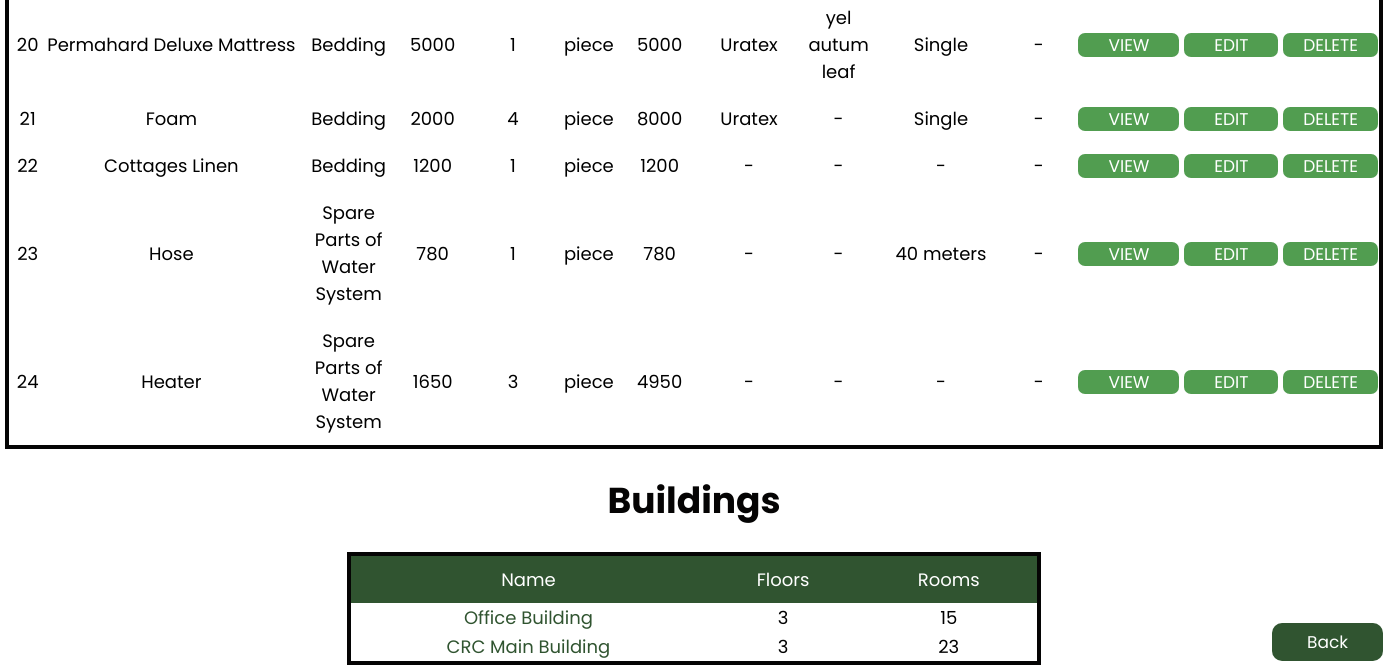
The page /inventory.php (signed in, lower part) on the database as committed earlier.
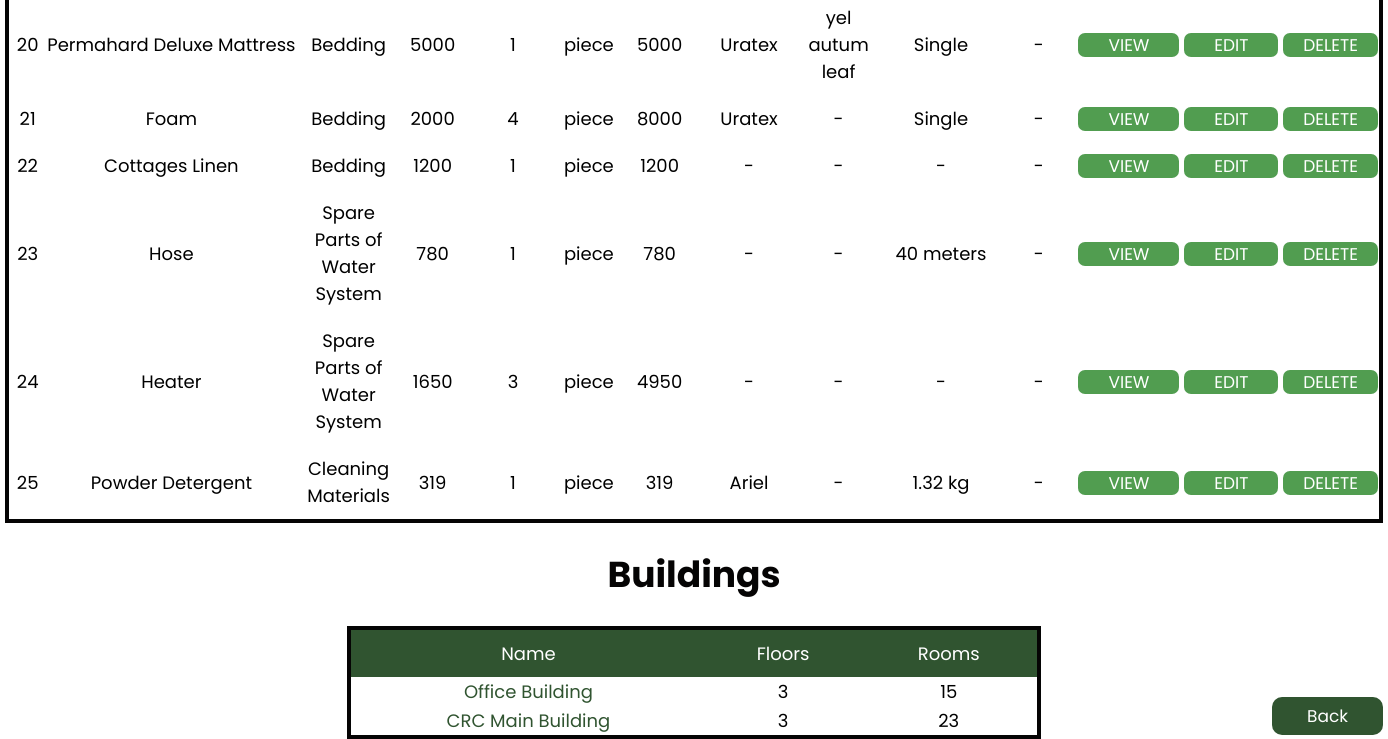
The same page on the database as committed later.
### tables this page shows
CREATE TABLE `inventory` (
  `id` int(10) NOT NULL AUTO_INCREMENT,
  `product_name` varchar(100) NOT NULL,
  `category` varchar(30) NOT NULL,
  `price` int(20) NOT NULL,
  `unit` varchar(20) NOT NULL,
  `quantity` int(11) NOT NULL,
  `condition_new` int(10) NOT NULL,
  `condition_good` int(10) NOT NULL,
  `condition_bad` int(10) NOT NULL,
  `brand` varchar(50) NOT NULL,
  `color` varchar(20) NOT NULL,
  `size` varchar(20) NOT NULL,
  `shape` varchar(20) NOT NULL,
  `life` varchar(20) NOT NULL,
  `total` int(20) NOT NULL,
  `user` varchar(100) NOT NULL,
  `date` date NOT NULL,
  `building` int(20) NOT NULL,
  `floor` int(11) NOT NULL,
  `room` int(20) NOT NULL,
  `remarks` varchar(1000) NOT NULL,
  PRIMARY KEY (`id`)
);

CREATE TABLE `building` (
  `id` int(20) NOT NULL AUTO_INCREMENT,
  `name` varchar(50) NOT NULL,
  PRIMARY KEY (`id`)
);

### display_items.php (the view, shortened to what this page needs)
<?php
include 'connect.php';
$search = isset($_GET['search']) ? $_GET['search'] : '';
$searchTerms = explode(' ', $search);
$searchConditions = array();
foreach ($searchTerms as $term) {
    $term = mysqli_real_escape_string($conn, $term);
    $searchConditions[] = "(inventory.product_name LIKE '%$term%'
                           OR inventory.category LIKE '%$term%'
                           OR inventory.brand LIKE '%$term%'
                           OR inventory.color LIKE '%$term%'
                           OR inventory.size LIKE '%$term%'
                           OR inventory.shape LIKE '%$term%')";
}
$whereClause = implode(" AND ", $searchConditions);
$order = isset($_GET['order']) ? $_GET['order'] : 'ID';
$recordsPerPage = 25;
$page = isset($_GET['page1']) ? $_GET['page1'] : 1;
$offset = ($page - 1) * $recordsPerPage;
if ($order == 'ID') {
    $sql = "SELECT inventory.*, building.name AS building, room.name AS room,
       FORMAT(total, 2) AS 'Formatted Total',
       FORMAT(price, 2) AS 'Formatted Price',
       DATE_FORMAT(date, '%M %e, %Y') AS 'Formatted Date'
FROM inventory
LEFT JOIN building ON inventory.building = building.id
LEFT JOIN room ON inventory.room = room.id
WHERE $whereClause
ORDER BY inventory.id
LIMIT $recordsPerPage OFFSET $offset";
}
$result = mysqli_query($conn, $sql);
if ($result->num_rows > 0) {
    while ($row = $result->fetch_assoc()) {
        echo '<tr>';
        echo '<td>' . $row['id'] . '</td>';
        echo '<td style="white-space: nowrap;">' . $row['product_name'] . '</td>';
        echo '<td style="padding: 10px;">' . $row['category'] . '</td>';
        echo '<td>' . $row['price'] . '</td>';
        echo '<td style="padding: 5px;">' . $row['quantity'] . '</td>';
        echo '<td>' . $row['unit'] . '</td>';
        echo '<td style="padding: 10px;">' . $row['total'] . '</td>';
        echo '<td style="padding: 10px; white-space: nowrap;">' . $row['brand'] . '</td>';
        echo '<td style="padding: 10px;">' . $row['color'] . '</td>';
        echo '<td style="padding: 10px; white-space: nowrap;">' . $row['size'] . '</td>';
        echo '<td>' . $row['shape'] . '</td>';
        echo '<td style="white-space: nowrap;"><a style="text-decoration:none" class="button" href="viewinventory.php?id=' . $row['id'] . '">VIEW</a>
                    <a style="text-decoration:none" class="button" href="editinventory.php?id=' . $row['id'] . '">EDIT</a>
                    <a style="text-decoration:none" class="button1" href="deleteinventoryconfirmation.php?id=' . $row['id'] . '">DELETE</a>
                    ';
        echo '</tr>';
    }
} else {
    echo '<tr><td colspan="11">No results found.</td></tr>';
}

### inventory.php (shortened to what this page needs)
<!DOCTYPE html>
<html lang="en">
<head>
    <link rel="stylesheet" type="text/css" href="css/inventory.css">
    <link rel="stylesheet" href="css/footer.css">
    <?php
    $username = $_SESSION['username'];
    if ($_SESSION['username']) {
        if ($username == 'superadmin1' || $username == 'superadmin2') {
            include 'header_superadmin.php';
        } else if ($username == 'admin') {
            include 'header_admin.php';
        } else {
            include 'header.php';
        }
    } else {
        header("Location: index.php");
    } ?>
</head>
<body>
    <table border="1">
        <?php include 'display_items.php'; ?>
    </table>
    <h1 class="font dashboard">Buildings</h1>
    <table border="1" class="table2">
        <tr>
            <th>Name</th>
            <th>Floors</th>
            <th>Rooms</th>
        </tr>
        <?php include 'display_building.php'; ?>
    </table>
    <div class="backpos">
        <footer>
            <a style="text-decoration:none" href="dashboard.php" class="back">Back</a>
        </footer>
    </div>
</body>
</html>

### header_admin.php (shortened to what this page needs)
<link rel="stylesheet" href="css/header.css">
<link rel="stylesheet" href="css/responsive.css">

### display_building.php
<?php
include 'connect.php';
$selectbuilding = "SELECT
    b.name AS building_name, b.id AS building_id,
    COUNT(DISTINCT r.floor) AS number_of_floors,
    COUNT(r.id) AS number_of_rooms
FROM
    building b
LEFT JOIN
    room r ON b.id = r.id_building
GROUP BY
    b.id, b.name;
";
$result = $conn->query($selectbuilding);
if ($result->num_rows > 0) {
    while ($row = $result->fetch_assoc()) {
        echo '<tr>';
        echo '<td><a style="text-decoration:none; color: #305430;" href="room.php?building_id=' . $row['building_id'] . '">' . $row['building_name'] . '</a></td>';
        echo '<td>' . $row['number_of_floors'] . '</td>';
        echo '<td>' . $row['number_of_rooms'] . '</td>';
        echo '</tr>';
    }
}

### css/inventory.css (style rules this page uses)
table { margin-top: 20px; margin-left: auto; margin-right: auto; margin-bottom: 20px; text-align: center; width: 95%; font-family: "Poppins"; border-collapse: collapse; border: #050404 4px solid; }
.table2 { margin-top: 20px; margin-left: auto; margin-right: auto; margin-bottom: 20px; text-align: center; width: 50%; font-family: "Poppins"; border-collapse: collapse; border: #050404 4px solid; }
th { background-color: #305430; padding: 10px; color: white; font-weight: normal; }
.font { font-family: "Poppins"; font-weight: normal; color: #050404; }
.dashboard { text-align: center; font-weight: bold; }
.button { padding-top: 0.001px; padding-bottom: 0.001px; padding-left: 30px; padding-right: 30px; background-color: #519d50; color: #ffffff; border: none; border-radius: 7px; cursor: pointer; font-family: "Poppins"; font-size: 17px; text-align: center; }
.button1 { padding-top: 0.001px; padding-bottom: 0.001px; padding-left: 20px; padding-right: 20px; background-color: #519d50; color: #ffffff; border: none; border-radius: 7px; cursor: pointer; font-family: "Poppins"; font-size: 17px; text-align: center; }

### css/footer.css (style rules this page uses)
.back { padding-top: 7px; padding-bottom: 7px; padding-left: 35px; padding-right: 35px; background-color: #305430; color: #ffffff; border: none; border-radius: 10px; cursor: pointer; font-family: "Poppins"; font-size: 17px; text-align: center; }
.backpos { position: fixed; bottom: 0; right: 0; margin-bottom: 10px; margin-right: 5px; }

### css/header.css (style rules this page uses)
body { margin: 0; padding: 0; }

### css/responsive.css (style rules this page uses)
@media only screen and (min-width: 1025px) { body { font-size: 18px; width: auto; height: 97.8vh; } }

Rows that differ between the two databases and show on the page:
added inventory: id "25", product_name "Powder Detergent", category "Cleaning Materials", price "319", quantity "1", unit "piece", total "319", brand "Ariel", color "-", size "1.32 kg", shape "-"
